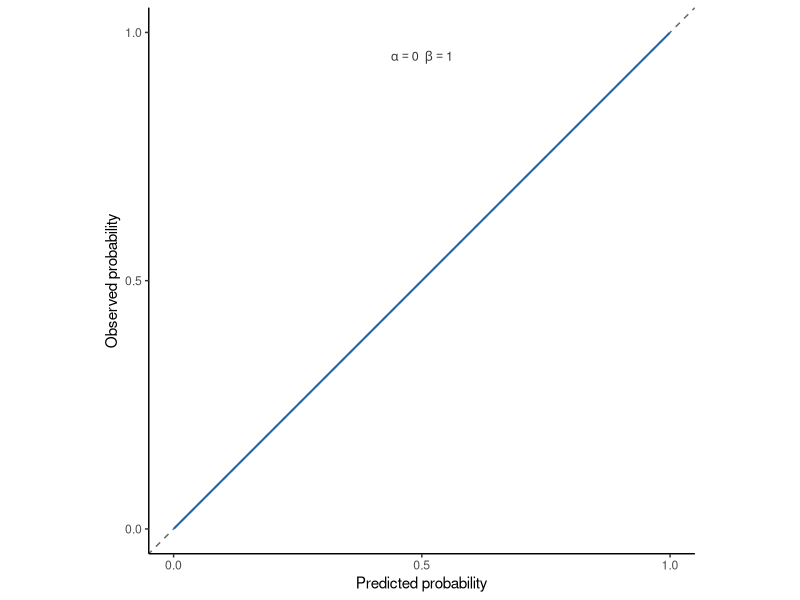
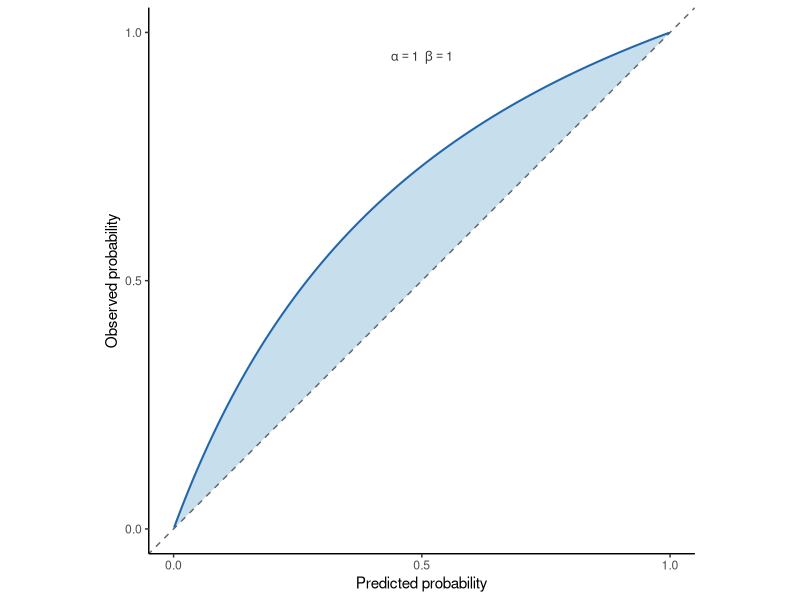
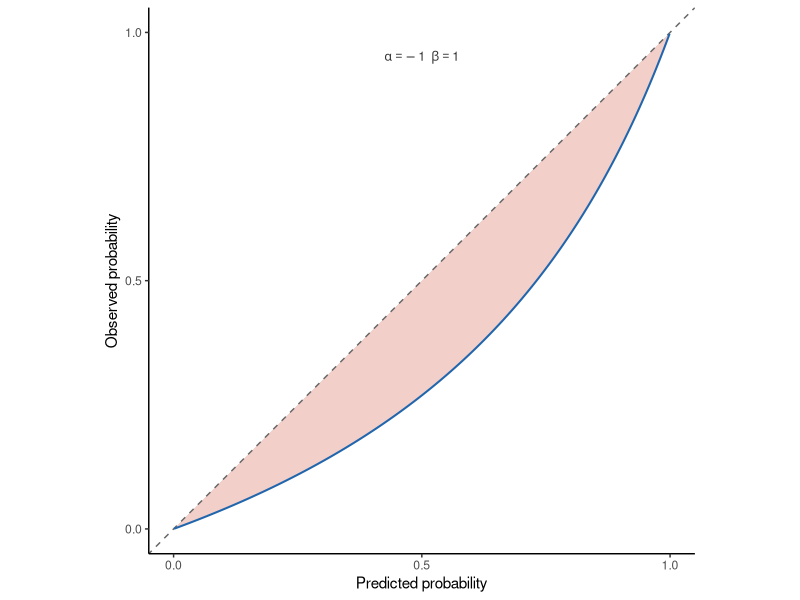
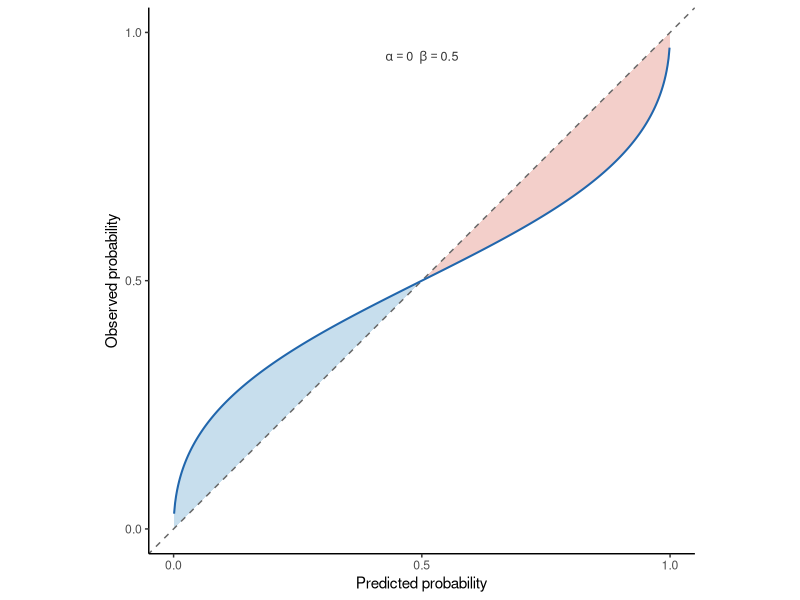
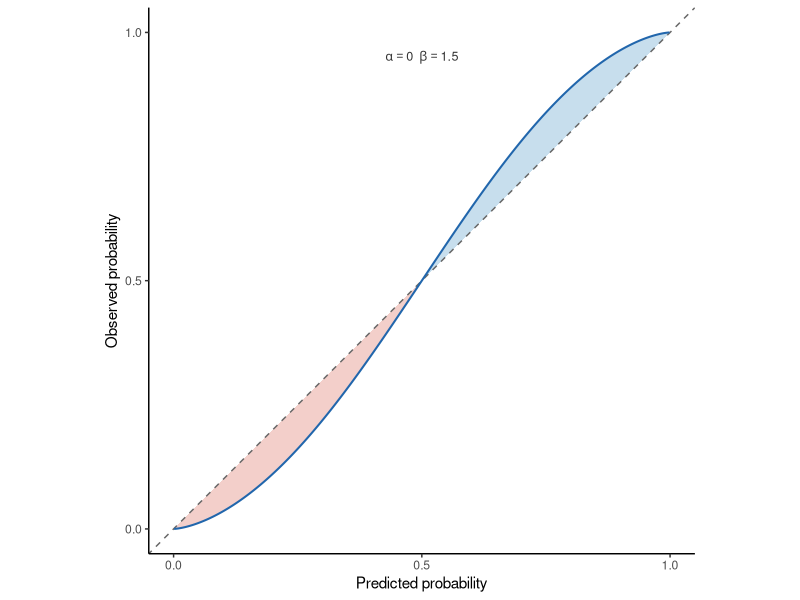
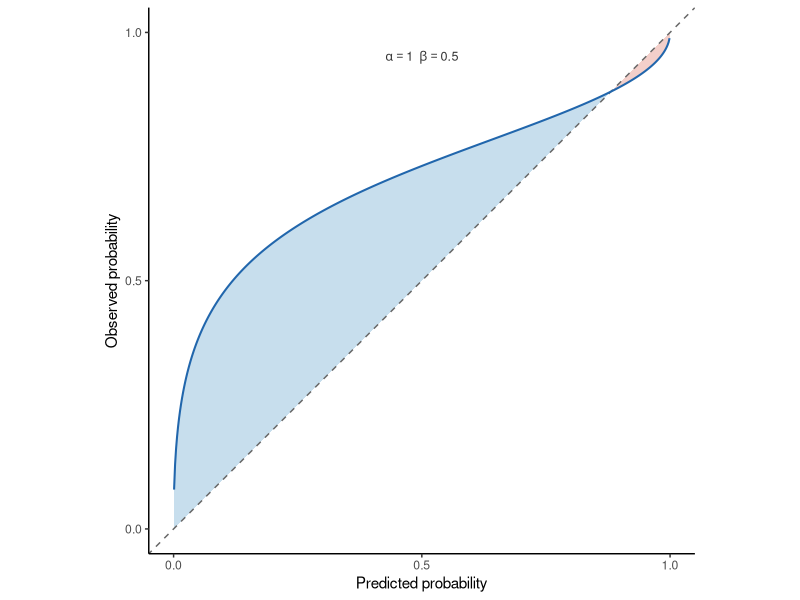
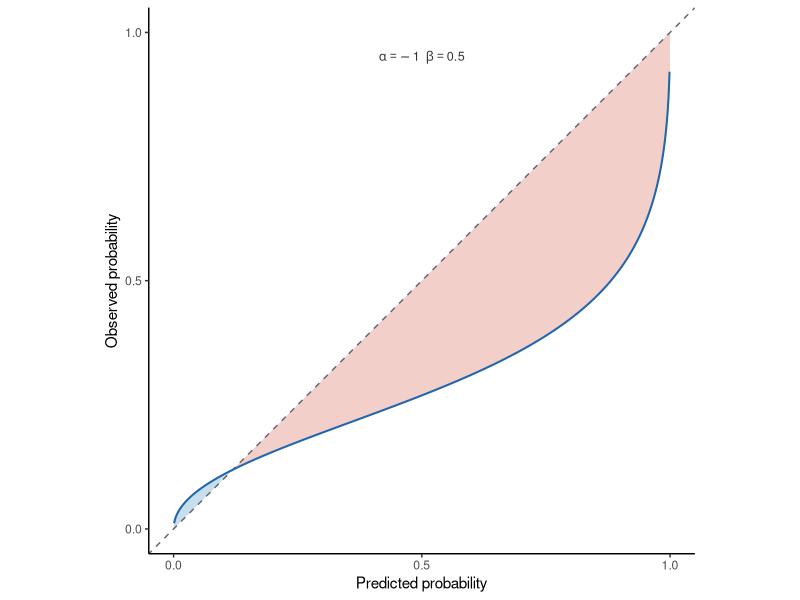
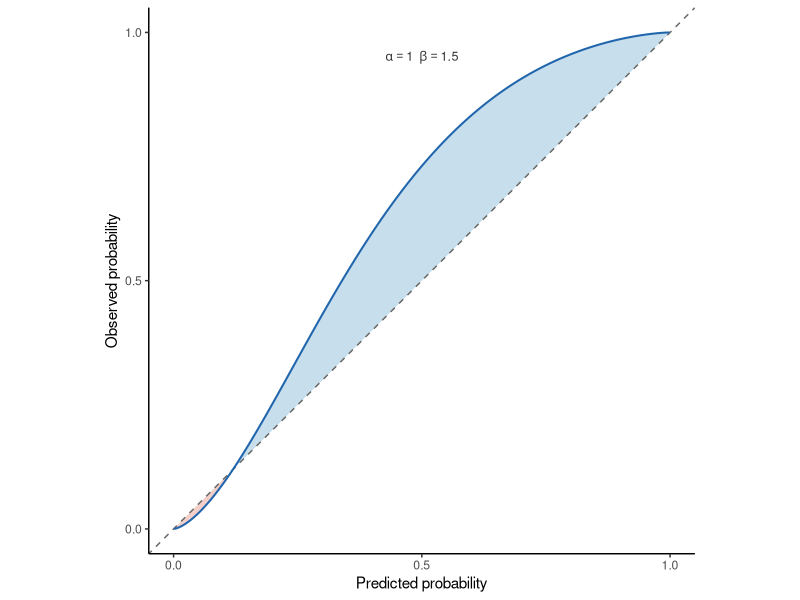

Source code (R) for these figures, in order:
library(tidyverse)

inv_logit <- \(x) 1 / (1 + exp(-x))

scenarios <- tribble(
  ~alpha, ~beta, ~label,                                                          ~filename,
   0,      1,    'alpha == 0 ~~ beta == 1',                                       "cal_a0_b1",
   1,      1,    'alpha == 1 ~~ beta == 1',                                       "cal_a1_b1",
  -1,      1,    'alpha == -1 ~~ beta == 1',                                      "cal_am1_b1",
   0,      0.5,  'alpha == 0 ~~ beta == 0.5',                                     "cal_a0_b05",
   0,      1.5,  'alpha == 0 ~~ beta == 1.5',                                     "cal_a0_b15",
   1,      0.5,  'alpha == 1 ~~ beta == 0.5',                                     "cal_a1_b05",
  -1,      0.5,  'alpha == -1 ~~ beta == 0.5',                                    "cal_am1_b05",
   1,      1.5,  'alpha == 1 ~~ beta == 1.5',                                     "cal_a1_b15",
  -1,      1.5,  'alpha == -1 ~~ beta == 1.5',                                    "cal_am1_b15"
)

p_pred <- seq(0.001, 0.999, length.out = 500)

for (i in seq_len(nrow(scenarios))) {
  s <- scenarios[i, ]
  curve_df <- tibble(
    p_pred = p_pred,
    p_obs = inv_logit(s$alpha + s$beta * qlogis(p_pred))
  ) |>
    mutate(
      above = p_obs > p_pred,
      obs_above = ifelse(above, p_obs, p_pred),
      obs_below = ifelse(!above, p_obs, p_pred)
    )

  pi <- ggplot(curve_df, aes(x = p_pred)) +
    geom_ribbon(aes(ymin = p_pred, ymax = obs_above), fill = "#4393C3", alpha = 0.3) +
    geom_ribbon(aes(ymin = obs_below, ymax = p_pred), fill = "#D6604D", alpha = 0.3) +
    geom_abline(intercept = 0, slope = 1, linetype = "dashed", color = "grey40") +
    geom_line(aes(y = p_obs), linewidth = 0.7, color = "#2166AC") +
    annotate("text", x = 0.5, y = 0.95, label = parse(text = s$label),
             size = 3.2, color = "grey20") +
    scale_x_continuous(limits = c(0, 1), breaks = c(0, 0.5, 1)) +
    scale_y_continuous(limits = c(0, 1), breaks = c(0, 0.5, 1)) +
    coord_fixed() +
    labs(x = "Predicted probability", y = "Observed probability") +
    theme_classic(base_size = 11)

  ggsave(paste0("figures/Introduction/", s$filename, ".pdf"), pi,
         width = 3, height = 3, units = "in")
}
